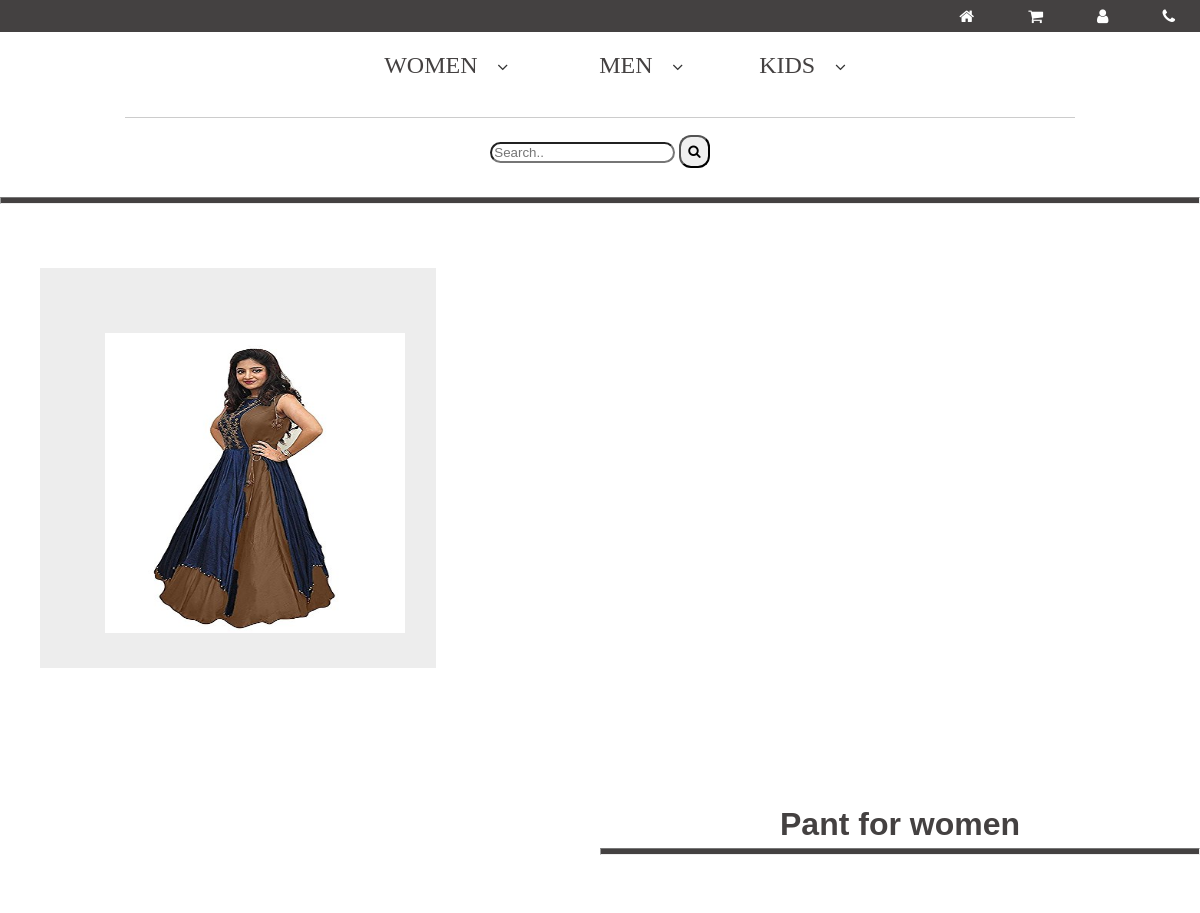
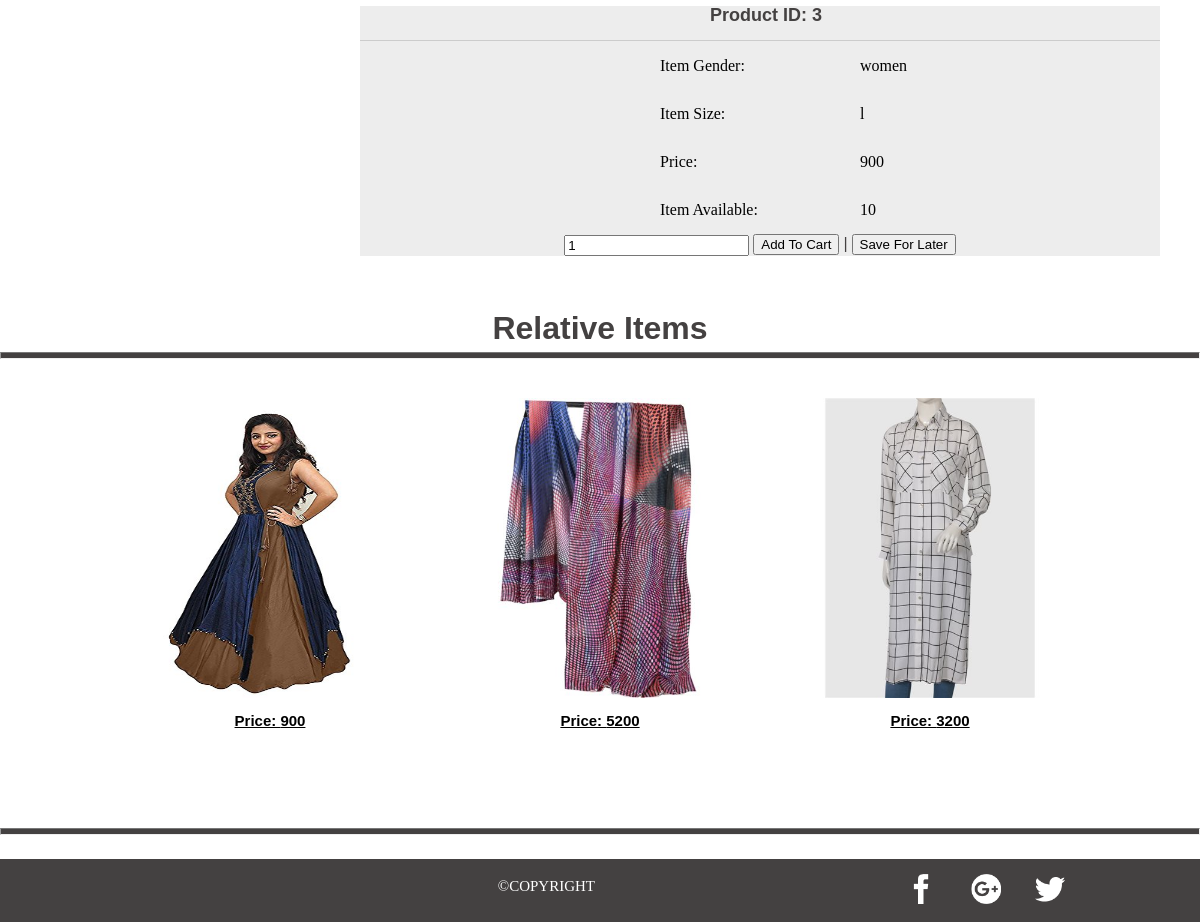
/itemDetails.php?id=3&price=900&size=l&type=women&avail=10&cat=skirt&name=Pant for women, run on the app's committed database (2 pictures, top to bottom).
### tables this page shows
CREATE TABLE `all_products` (
  `Products_id` int(11) NOT NULL,
  `Name` varchar(32) NOT NULL,
  `Type` varchar(11) NOT NULL,
  `Category` varchar(11) NOT NULL,
  `Size` varchar(11) NOT NULL,
  `B_price` int(11) NOT NULL,
  `S_price` int(11) NOT NULL,
  `Stock` int(11) NOT NULL,
  `Sold` int(11) NOT NULL
);

### itemDetails.php (called while the page is built)
<?php
include_once "view/inc_header.php";
include_once "view/inc_menu.php";
include_once "view/inc_itemDetails.php";
include_once "view/inc_footer.php";
?>

### model/sqls.php (called while the page is built, shortened)
<?php
require_once "db_connect.php";
 function getall_productsByFilter($filter){
        $tp="$filter[type]";
        $sql = "SELECT * FROM all_products WHERE Type = '$tp'";
        $result = executeSQL($sql);
        $all_products = array();
        for($i=0; $row=mysqli_fetch_assoc($result); ++$i){
            $all_products[$i] = $row;
        }
        return $all_products;
}
?>

### model/db_connect.php (called while the page is built, shortened)
<?php
    function executeSQL($sql){
	    $host="127.0.0.1";
	    $user="root";
	    $pass="";
	    $dbname="ecommerce";
	    $port=3306;
        $link=mysqli_connect($host, $user, $pass, $dbname, $port);
        $result = mysqli_query($link, $sql);
        return $result;
    }
?>

### view/inc_itemDetails.php (the view, shortened to what this page needs)
<hr class="hr_border"><br>
<content>
		<div id="Checkout-bar" style="float: left; width:33%">
			<div style="padding:15px">
				<?php
                    $id=$_REQUEST['id'];
                    $type=$_REQUEST['type'];
                    $size=$_REQUEST['size'];
                    $price=$_REQUEST['price'];
                    $avail=$_REQUEST['avail'];
                    $cat=$_REQUEST['cat'];
                    $name=$_REQUEST['name'];
				echo '<img src = "products/'.$id.'.jpg" height="300px" width="300" style="margin:50">';
				?>
			</div>
		</div>
</content>
	<div style="float: right; margin-left: 130; width:50%; margin-top: 100">
	    <div align="center">
            <font face="Arial" Color="#444141" size="6" style="margin:15px"><p id="item_name"><b><?= $name ?></b></p></font>
        </div>
	    <hr class="hr_border"><br>
        <div id="Cart_Menu">
            <div style="margin-left:350">
               <font face="Arial" Color="#444141" size="4" style="margin:15px"><p id="item_name"><b>Product ID: <?=$id ?></b></p></font>
            </div>
            <hr>
            <div >
                <div style="float: left; margin-left: 300">
                    <label>Item Gender: </label>
                    <br><br><br>
                    <label>Item Size: </label>
                    <br><br><br>
                    <label> Price: </label>
                    <br><br><br>
                    <label>Item Available: </label>
                </div>
                  <div style="margin-left: 500">
                    <label id="gender"><?=$type ?></label>
                    <br><br><br>
                    <label id="size"><?=$size ?></label>
                    <br><br><br>
                    <label id="price"><?=$price ?></label>
                    <br><br><br>
                    <label id="available"><?=$avail ?></label>
                </div>
                <br>
                <div align="center">
                    <input type="number" placeholder="Quantity" value="1">
                    <button type="submit">Add To Cart</button>
                    <font face="Arial" color="#444141" size="3">|</font>
                    <button type="submit">Save For Later</button>
                </div>
            </div>
        </div>
    </div>
     <div class="wrappers" style="clear: both; width: 100%; margin-bottom: 100">
      <br>
         <b><font face="Arial" Color="#444141" size="6" style="margin:15px"><b>Relative Items</b></font></b>
         <hr class="hr_border"><br>
          <div align="center">
            <table>
				<?php
                $filter['size'] = $size;
                $filter['type'] =$type;
                $filter['category'] =$cat;
                $products=getall_productsByFilter($filter);
                shuffle($products);
                $cnt=0;
                foreach($products as $product)
                {
                    $cnt++;
                    if($cnt>3)
                    {
                        break;
                    }
                    $name= $product['Name'];
                    $price= $product['S_price'];
                    $id=$product['Products_id'];
                    $size= $product['Size'];
                    $type= $product['Type'];
				    $avail=$product['Stock']-$product['Sold'];
                    $cat=$product['Category'];
                    echo '<tr align = "left">
                    <div class="dropdown">';
                       echo '<a href="itemDetails.php?id='.$id.'&price='.$price.'&size='.$size.'&type='.$type.'&avail='.$avail.'&cat='.$cat.'&name='.$name.'">';
                       echo '<img src = "products/'.$id.'.jpg" height="300px" width="300" style="margin:15" class="btn-social">';
                       echo '</a>';
                       echo '<p class="price"><u>Price: '.$price.'</u></p>';
                    echo '</div>';
        	    echo '</tr>';
                }?>
                <br>
             </table>
        </div>
    </div>
    <hr class="hr_border"><br>

### css/Homedesign.css (style rules this page uses)
#User h3,p { font-family:Arial,sans-serif; }
#Checkout-bar { float:right; width:400px; height:400px; background:#EDEDED; margin:40px; }
#Cart_Menu { float:right; width:800px; height:250px; background:#EDEDED; margin:40px; }

### css/style.css (style rules this page uses)
a { margin:0; padding:0; font-size:100%; vertical-align:baseline; background:transparent; }
table,tr,td,th { border-collapse:collapse; border-spacing:1; border: 1px solid black; align-content: center; margin-left:auto; margin-right:auto; padding: 10; }
hr { display:block; height:1px; border:0; border-top:1px solid #cccccc; margin:1em 0; padding:0; }
input, select { vertical-align:middle; }
.wrappers { width: 100%; // min-height: 100%; margin: auto; //border: 1px solid black; //overflow: hidden; text-align: center; }

### css/test.css (style rules this page uses)
.hr_border { display: block; margin-top: 0.5em; margin-bottom: 0.5em; margin-left: auto; margin-right: auto; border-style: inset; border-width: 1px; background-color:#444141; height:5px }
.dropdown { position: relative; display: inline-block; }
p.price { font-weight: bold; color: black; font-size:15; }
.btn-social { //width: 600px; position: relative; opacity: 1; transition: 0.3s ease; cursor: pointer; }

### data on the page
all_products: shows a picture, S_price "900"
all_products: shows a picture, S_price "5200"
all_products: shows a picture, S_price "3200"

### other printed values
$name "Pant for women"
$id "3"
$type "women"
$size "l"
$price "900"
$avail "10"
